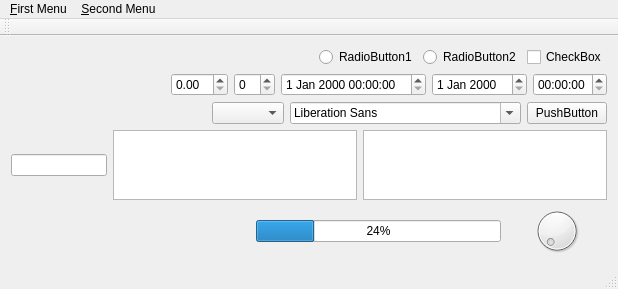
<?xml version="1.0" encoding="UTF-8"?>
<ui version="4.0">
 <class>MainWindow</class>
 <widget class="QMainWindow" name="MainWindow">
  <property name="geometry">
   <rect>
    <x>0</x>
    <y>0</y>
    <width>618</width>
    <height>289</height>
   </rect>
  </property>
  <property name="windowTitle">
   <string>MainWindow Title</string>
  </property>
  <property name="accessibleName">
   <string>MainWindow Name</string>
  </property>
  <property name="accessibleDescription">
   <string>MainWindow Description</string>
  </property>
  <widget class="QWidget" name="centralWidget">
   <layout class="QVBoxLayout" name="verticalLayout">
    <item>
     <layout class="QHBoxLayout" name="horizontalLayout">
      <item>
       <spacer name="horizontalSpacer_3">
        <property name="orientation">
         <enum>Qt::Horizontal</enum>
        </property>
        <property name="sizeHint" stdset="0">
         <size>
          <width>40</width>
          <height>20</height>
         </size>
        </property>
       </spacer>
      </item>
      <item>
       <widget class="QRadioButton" name="radioButton_2">
        <property name="accessibleName">
         <string>RadioButton 1 Name</string>
        </property>
        <property name="accessibleDescription">
         <string>RadioButton 1 Description</string>
        </property>
        <property name="text">
         <string>RadioButton1</string>
        </property>
       </widget>
      </item>
      <item>
       <widget class="QRadioButton" name="radioButton">
        <property name="accessibleName">
         <string>RadioButton 2 Name</string>
        </property>
        <property name="accessibleDescription">
         <string>RadioButton 2 Description</string>
        </property>
        <property name="text">
         <string>RadioButton2</string>
        </property>
       </widget>
      </item>
      <item>
       <widget class="QCheckBox" name="checkBox_2">
        <property name="accessibleName">
         <string>CheckBox Name</string>
        </property>
        <property name="accessibleDescription">
         <string>CheckBox Description</string>
        </property>
        <property name="text">
         <string>CheckBox</string>
        </property>
       </widget>
      </item>
     </layout>
    </item>
    <item>
     <layout class="QHBoxLayout" name="horizontalLayout_3">
      <item>
       <spacer name="horizontalSpacer_2">
        <property name="orientation">
         <enum>Qt::Horizontal</enum>
        </property>
        <property name="sizeHint" stdset="0">
         <size>
          <width>40</width>
          <height>20</height>
         </size>
        </property>
       </spacer>
      </item>
      <item>
       <widget class="QDoubleSpinBox" name="doubleSpinBox">
        <property name="accessibleName">
         <string>DoubleSpinBox Name</string>
        </property>
        <property name="accessibleDescription">
         <string>DoubleSpinBox Description</string>
        </property>
       </widget>
      </item>
      <item>
       <widget class="QSpinBox" name="spinBox">
        <property name="accessibleName">
         <string>SpinBox Name</string>
        </property>
        <property name="accessibleDescription">
         <string>SpinBox Description</string>
        </property>
       </widget>
      </item>
      <item>
       <widget class="QDateTimeEdit" name="dateTimeEdit">
        <property name="accessibleName">
         <string>DateTimeEdit Name</string>
        </property>
        <property name="accessibleDescription">
         <string>DateTimeEdit Description</string>
        </property>
       </widget>
      </item>
      <item>
       <widget class="QDateEdit" name="dateEdit">
        <property name="accessibleName">
         <string>DateEdit Name</string>
        </property>
        <property name="accessibleDescription">
         <string>DateEdit Description</string>
        </property>
       </widget>
      </item>
      <item>
       <widget class="QTimeEdit" name="timeEdit">
        <property name="accessibleName">
         <string>TimeEdit Name</string>
        </property>
        <property name="accessibleDescription">
         <string>TimeEdit Description</string>
        </property>
       </widget>
      </item>
     </layout>
    </item>
    <item>
     <layout class="QHBoxLayout" name="horizontalLayout_2">
      <item>
       <spacer name="horizontalSpacer">
        <property name="orientation">
         <enum>Qt::Horizontal</enum>
        </property>
        <property name="sizeHint" stdset="0">
         <size>
          <width>40</width>
          <height>20</height>
         </size>
        </property>
       </spacer>
      </item>
      <item>
       <widget class="QComboBox" name="comboBox">
        <property name="accessibleName">
         <string>ComboBox Name</string>
        </property>
        <property name="accessibleDescription">
         <string>ComboBox Description</string>
        </property>
       </widget>
      </item>
      <item>
       <widget class="QFontComboBox" name="fontComboBox">
        <property name="accessibleName">
         <string>FontComboBox Name</string>
        </property>
        <property name="accessibleDescription">
         <string>FontComboBox Description</string>
        </property>
       </widget>
      </item>
      <item>
       <widget class="QPushButton" name="pushButton">
        <property name="accessibleName">
         <string>PushButton Name</string>
        </property>
        <property name="accessibleDescription">
         <string>PushButton Description</string>
        </property>
        <property name="text">
         <string>PushButton</string>
        </property>
       </widget>
      </item>
     </layout>
    </item>
    <item>
     <layout class="QHBoxLayout" name="horizontalLayout_4">
      <item>
       <widget class="QLineEdit" name="lineEdit">
        <property name="accessibleName">
         <string>LineEdit Name</string>
        </property>
        <property name="accessibleDescription">
         <string>LineEdit Description</string>
        </property>
       </widget>
      </item>
      <item>
       <widget class="QTextEdit" name="textEdit">
        <property name="accessibleName">
         <string>TextEdit Name</string>
        </property>
        <property name="accessibleDescription">
         <string>TextEdit Description</string>
        </property>
       </widget>
      </item>
      <item>
       <widget class="QPlainTextEdit" name="plainTextEdit">
        <property name="accessibleName">
         <string>PlainTextEdit Name</string>
        </property>
        <property name="accessibleDescription">
         <string>PlainTextEdit Description</string>
        </property>
       </widget>
      </item>
     </layout>
    </item>
    <item>
     <layout class="QHBoxLayout" name="horizontalLayout_5">
      <property name="topMargin">
       <number>0</number>
      </property>
      <item>
       <spacer name="horizontalSpacer_4">
        <property name="orientation">
         <enum>Qt::Horizontal</enum>
        </property>
        <property name="sizeHint" stdset="0">
         <size>
          <width>40</width>
          <height>20</height>
         </size>
        </property>
       </spacer>
      </item>
      <item>
       <widget class="QProgressBar" name="progressBar">
        <property name="accessibleName">
         <string>ProgressBar Name</string>
        </property>
        <property name="accessibleDescription">
         <string>ProgressBar Description</string>
        </property>
        <property name="value">
         <number>24</number>
        </property>
       </widget>
      </item>
      <item>
       <widget class="QDial" name="dial">
        <property name="accessibleName">
         <string>Dial Name</string>
        </property>
        <property name="accessibleDescription">
         <string>Dial Description</string>
        </property>
       </widget>
      </item>
     </layout>
    </item>
   </layout>
  </widget>
  <widget class="QMenuBar" name="menuBar">
   <property name="geometry">
    <rect>
     <x>0</x>
     <y>0</y>
     <width>618</width>
     <height>21</height>
    </rect>
   </property>
   <widget class="QMenu" name="menu_menu">
    <property name="title">
     <string>&amp;First Menu</string>
    </property>
    <addaction name="action_Sub1"/>
    <addaction name="action_Sub2"/>
   </widget>
   <widget class="QMenu" name="menu_Second_Menu">
    <property name="title">
     <string>&amp;Second Menu</string>
    </property>
   </widget>
   <addaction name="menu_menu"/>
   <addaction name="menu_Second_Menu"/>
  </widget>
  <widget class="QToolBar" name="mainToolBar">
   <attribute name="toolBarArea">
    <enum>TopToolBarArea</enum>
   </attribute>
   <attribute name="toolBarBreak">
    <bool>false</bool>
   </attribute>
  </widget>
  <widget class="QStatusBar" name="statusBar"/>
  <action name="action_Sub1">
   <property name="text">
    <string>Sub&amp;1</string>
   </property>
  </action>
  <action name="action_Sub2">
   <property name="text">
    <string>Sub&amp;2</string>
   </property>
  </action>
 </widget>
 <layoutdefault spacing="6" margin="11"/>
 <tabstops>
  <tabstop>radioButton_2</tabstop>
  <tabstop>radioButton</tabstop>
  <tabstop>checkBox_2</tabstop>
  <tabstop>doubleSpinBox</tabstop>
  <tabstop>spinBox</tabstop>
  <tabstop>dateTimeEdit</tabstop>
  <tabstop>dateEdit</tabstop>
  <tabstop>timeEdit</tabstop>
  <tabstop>comboBox</tabstop>
  <tabstop>fontComboBox</tabstop>
  <tabstop>pushButton</tabstop>
  <tabstop>lineEdit</tabstop>
  <tabstop>textEdit</tabstop>
  <tabstop>plainTextEdit</tabstop>
  <tabstop>dial</tabstop>
 </tabstops>
 <resources/>
 <connections/>
</ui>
